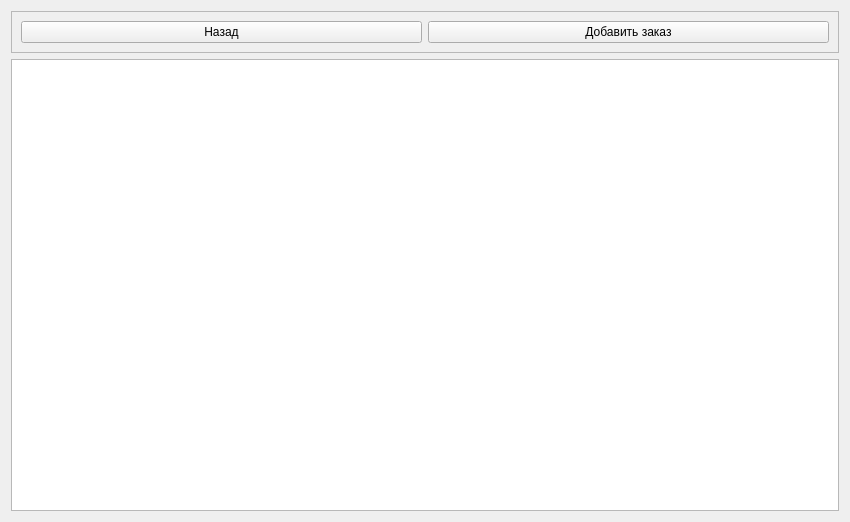
<?xml version="1.0" encoding="UTF-8"?>
<ui version="4.0">
 <class>Form</class>
 <widget class="QWidget" name="Form">
  <property name="geometry">
   <rect>
    <x>0</x>
    <y>0</y>
    <width>850</width>
    <height>522</height>
   </rect>
  </property>
  <property name="windowTitle">
   <string>Form</string>
  </property>
  <layout class="QVBoxLayout" name="verticalLayout">
   <item>
    <widget class="QFrame" name="frame">
     <property name="frameShape">
      <enum>QFrame::Shape::StyledPanel</enum>
     </property>
     <property name="frameShadow">
      <enum>QFrame::Shadow::Raised</enum>
     </property>
     <layout class="QHBoxLayout" name="horizontalLayout">
      <item>
       <widget class="QPushButton" name="pushButton">
        <property name="text">
         <string>Назад</string>
        </property>
       </widget>
      </item>
      <item>
       <widget class="QPushButton" name="pushButton_2">
        <property name="text">
         <string>Добавить заказ</string>
        </property>
       </widget>
      </item>
     </layout>
    </widget>
   </item>
   <item>
    <widget class="QTableView" name="tableView"/>
   </item>
  </layout>
 </widget>
 <resources/>
 <connections/>
</ui>
